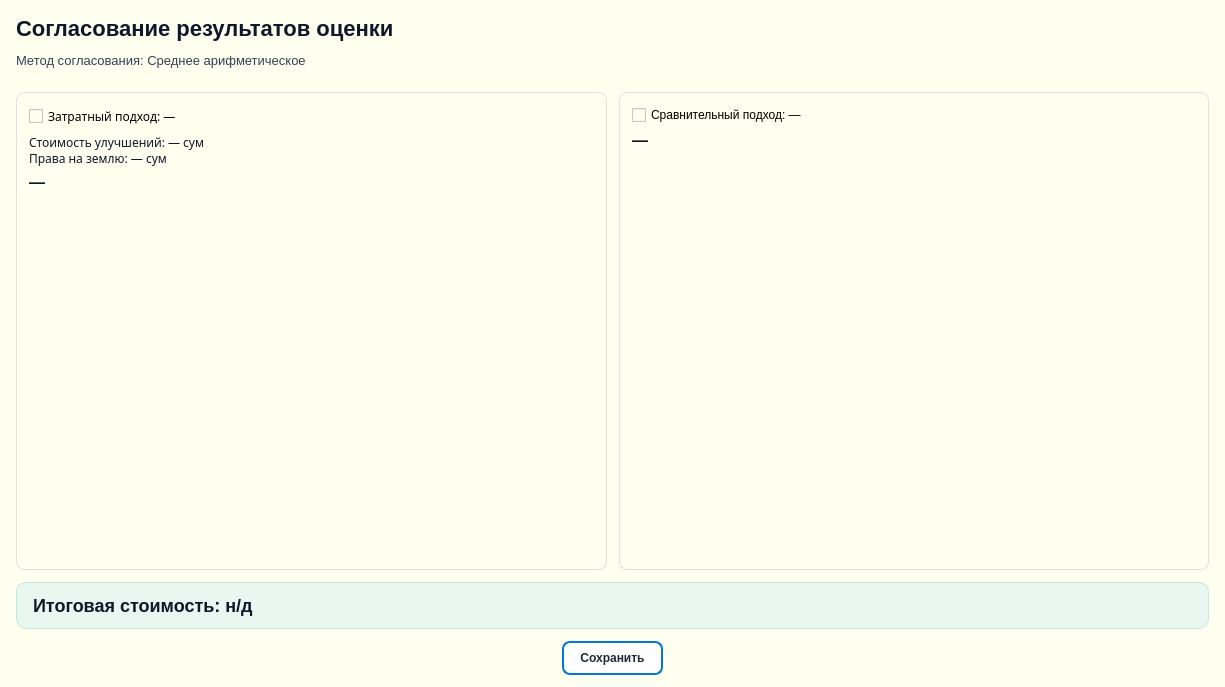
<?xml version="1.0" encoding="UTF-8"?>
<ui version="4.0">
 <class>AgreementWidget</class>
 <widget class="QWidget" name="AgreementWidget">
  <property name="geometry">
   <rect>
    <x>0</x>
    <y>0</y>
    <width>1225</width>
    <height>687</height>
   </rect>
  </property>
  <property name="windowTitle">
   <string>Согласование результатов оценки</string>
  </property>
  <property name="styleSheet">
   <string notr="true">
QWidget{ background:#fffff0; font-family:&quot;Segoe UI&quot;,&quot;Arial&quot;,sans-serif; }

QGroupBox{
    background-color:#fffff0;
    border:1px solid #e0e0e0;
    border-radius:8px;
    margin-top:12px;
}

QLabel{ background-color:transparent; color:#0f172a; }
QLabel.muted{ color:#475569; }
QLabel.kpi{ font-size:16px; font-weight:700; }

QFrame#finalPanel{
    background:#e8f7ef;
    border:1px solid #c6e9d5;
    border-radius:10px;
}
QFrame#finalPanel QLabel{ background:transparent; }

QPushButton{
    background:#ffffff;
    color:#1f2937;
    border:2px solid #0078d7;
    border-radius:8px;
    padding:8px 16px;
    font-weight:600;
}
QPushButton:hover{ background:#e6f0ff; }
QPushButton:pressed{ background:#cce0ff; }
QPushButton#pushButton_upload_report{ border-color:#1e7a56; }
   </string>
  </property>
  <layout class="QVBoxLayout" name="rootLayout">
   <property name="spacing">
    <number>12</number>
   </property>
   <property name="leftMargin">
    <number>16</number>
   </property>
   <property name="topMargin">
    <number>16</number>
   </property>
   <property name="rightMargin">
    <number>16</number>
   </property>
   <property name="bottomMargin">
    <number>12</number>
   </property>
   <item>
    <layout class="QHBoxLayout" name="headerLayout">
     <item>
      <widget class="QLabel" name="label_header">
       <property name="styleSheet">
        <string notr="true">QLabel{ font-size:22px; font-weight:800; }</string>
       </property>
       <property name="text">
        <string>Согласование результатов оценки</string>
       </property>
      </widget>
     </item>
     <item>
      <spacer name="headerSpacer">
       <property name="orientation">
        <enum>Qt::Horizontal</enum>
       </property>
       <property name="sizeHint" stdset="0">
        <size>
         <width>40</width>
         <height>20</height>
        </size>
       </property>
      </spacer>
     </item>
    </layout>
   </item>
   <item>
    <widget class="QLabel" name="label_agreement_method">
     <property name="styleSheet">
      <string notr="true">QLabel{ font-size:13px; color:#334155; }</string>
     </property>
     <property name="text">
      <string>Метод согласования: Среднее арифметическое</string>
     </property>
    </widget>
   </item>
   <item>
    <layout class="QHBoxLayout" name="approachesRow" stretch="1,1">
     <property name="spacing">
      <number>12</number>
     </property>
     <item>
      <widget class="QGroupBox" name="group_cost">
       <property name="title">
        <string/>
       </property>
       <layout class="QVBoxLayout" name="cost_v">
        <property name="leftMargin">
         <number>12</number>
        </property>
        <property name="topMargin">
         <number>12</number>
        </property>
        <property name="rightMargin">
         <number>12</number>
        </property>
        <property name="bottomMargin">
         <number>12</number>
        </property>
        <item>
         <widget class="QCheckBox" name="checkBox_cost">
          <property name="font">
           <font>
            <family>Segoe UI,Arial,sans-serif</family>
            <pointsize>-1</pointsize>
           </font>
          </property>
          <property name="styleSheet">
           <string notr="true">QCheckBox{ font-size:12px; }</string>
          </property>
          <property name="text">
           <string>Затратный подход: —</string>
          </property>
         </widget>
        </item>
        <item>
         <widget class="QLabel" name="label_building_land">
          <property name="font">
           <font>
            <family>Segoe UI,Arial,sans-serif</family>
            <pointsize>-1</pointsize>
           </font>
          </property>
          <property name="styleSheet">
           <string notr="true">QLabel{ font-size:12px; }</string>
          </property>
          <property name="text">
           <string>Стоимость улучшений: — сум
Права на землю: — сум</string>
          </property>
         </widget>
        </item>
        <item>
         <widget class="QLabel" name="label_cost_weighted_average">
          <property name="styleSheet">
           <string notr="true">QLabel{ font-size:16px; font-weight:700; }</string>
          </property>
          <property name="text">
           <string>—</string>
          </property>
         </widget>
        </item>
        <item>
         <spacer name="costSpacer">
          <property name="orientation">
           <enum>Qt::Vertical</enum>
          </property>
          <property name="sizeHint" stdset="0">
           <size>
            <width>20</width>
            <height>20</height>
           </size>
          </property>
         </spacer>
        </item>
       </layout>
      </widget>
     </item>
     <item>
      <widget class="QGroupBox" name="group_comparative">
       <property name="title">
        <string/>
       </property>
       <layout class="QVBoxLayout" name="comp_v">
        <property name="leftMargin">
         <number>12</number>
        </property>
        <property name="topMargin">
         <number>12</number>
        </property>
        <property name="rightMargin">
         <number>12</number>
        </property>
        <property name="bottomMargin">
         <number>12</number>
        </property>
        <item>
         <widget class="QCheckBox" name="checkBox_comparative">
          <property name="styleSheet">
           <string notr="true">QCheckBox{ font-size:12px; }</string>
          </property>
          <property name="text">
           <string>Сравнительный подход: —</string>
          </property>
         </widget>
        </item>
        <item>
         <widget class="QLabel" name="label_comparative_weighted_average">
          <property name="styleSheet">
           <string notr="true">QLabel{ font-size:16px; font-weight:700; }</string>
          </property>
          <property name="text">
           <string>—</string>
          </property>
         </widget>
        </item>
        <item>
         <spacer name="compSpacer">
          <property name="orientation">
           <enum>Qt::Vertical</enum>
          </property>
          <property name="sizeHint" stdset="0">
           <size>
            <width>20</width>
            <height>20</height>
           </size>
          </property>
         </spacer>
        </item>
       </layout>
      </widget>
     </item>
    </layout>
   </item>
   <item>
    <widget class="QFrame" name="finalPanel">
     <property name="frameShape">
      <enum>QFrame::StyledPanel</enum>
     </property>
     <layout class="QHBoxLayout" name="finalLayout">
      <property name="leftMargin">
       <number>16</number>
      </property>
      <property name="topMargin">
       <number>12</number>
      </property>
      <property name="rightMargin">
       <number>16</number>
      </property>
      <property name="bottomMargin">
       <number>12</number>
      </property>
      <item>
       <widget class="QLabel" name="label_final_cost">
        <property name="styleSheet">
         <string notr="true">QLabel{ font-size:18px; font-weight:800; }</string>
        </property>
        <property name="text">
         <string>Итоговая стоимость: н/д</string>
        </property>
       </widget>
      </item>
      <item>
       <spacer name="finalSpacer">
        <property name="orientation">
         <enum>Qt::Horizontal</enum>
        </property>
        <property name="sizeHint" stdset="0">
         <size>
          <width>40</width>
          <height>20</height>
         </size>
        </property>
       </spacer>
      </item>
     </layout>
    </widget>
   </item>
   <item>
    <layout class="QHBoxLayout" name="buttonsLayout">
     <item>
      <spacer name="btnsLeftSpacer">
       <property name="orientation">
        <enum>Qt::Horizontal</enum>
       </property>
       <property name="sizeHint" stdset="0">
        <size>
         <width>40</width>
         <height>20</height>
        </size>
       </property>
      </spacer>
     </item>
     <item>
      <widget class="QPushButton" name="pushButton_final_save">
       <property name="text">
        <string>Сохранить</string>
       </property>
      </widget>
     </item>
     <item>
      <spacer name="btnsRightSpacer">
       <property name="orientation">
        <enum>Qt::Horizontal</enum>
       </property>
       <property name="sizeHint" stdset="0">
        <size>
         <width>40</width>
         <height>20</height>
        </size>
       </property>
      </spacer>
     </item>
    </layout>
   </item>
  </layout>
 </widget>
 <resources/>
 <connections/>
</ui>
